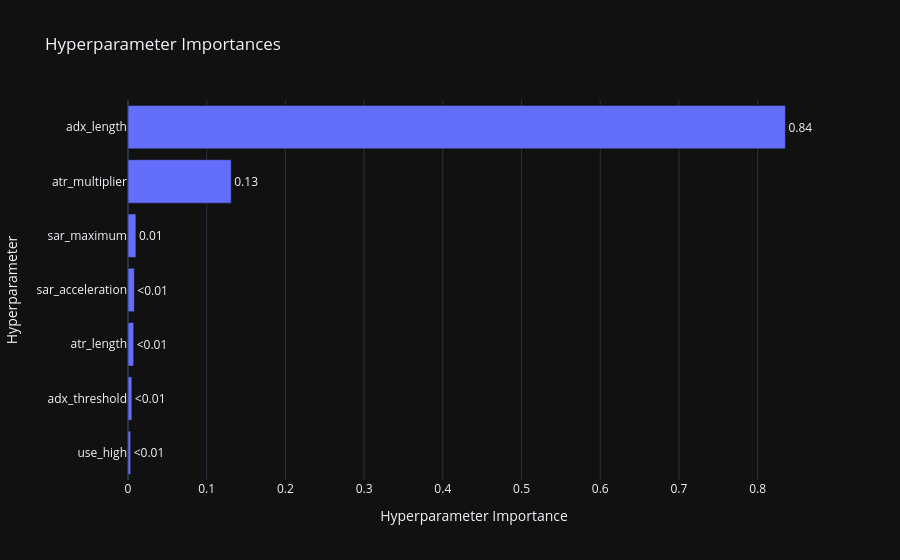
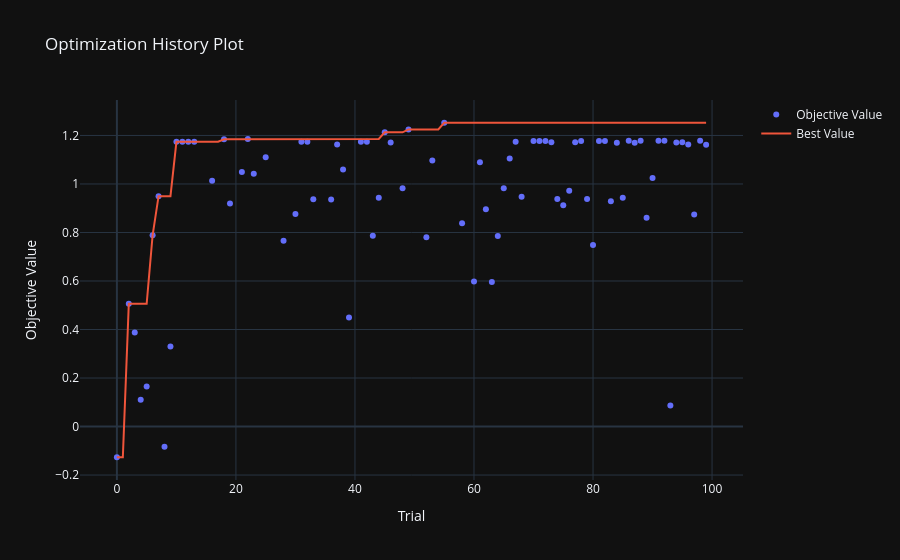
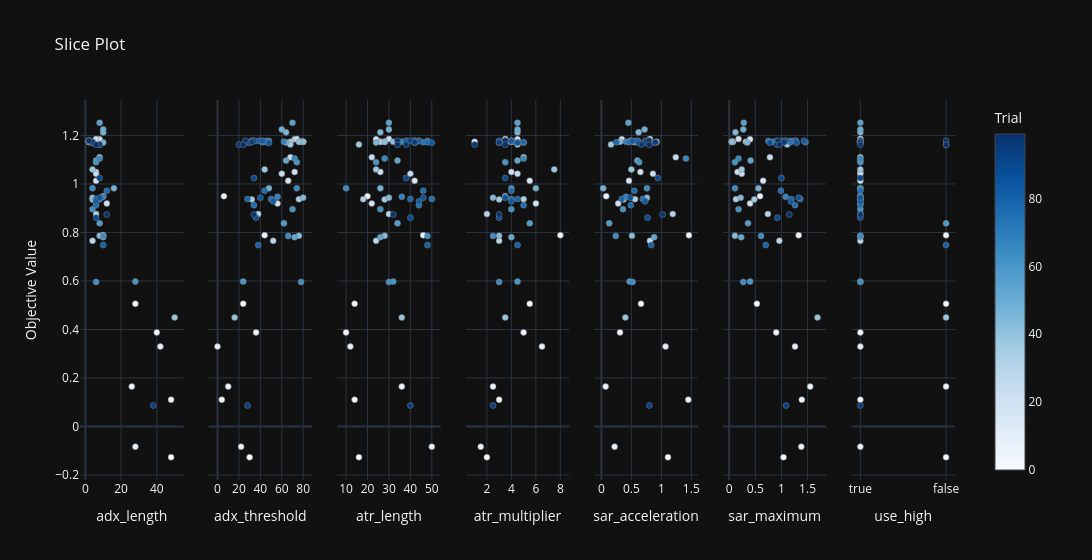

The code cell stored with these charts, in order, in its notebook:
### Code cell
fig_opt = optuna.visualization.plot_param_importances(study_opt)
show(fig_opt)
fig_opt1 = optuna.visualization.plot_optimization_history(study_opt)
show(fig_opt1)
fig_opt2 = optuna.visualization.plot_slice(study_opt)
show(fig_opt2)

g_opt = sns.pairplot(
    trials_summary,
    x_vars=parameters,
    y_vars=performance,
    hue="symbol",

)
for i, y in enumerate(performance):
    for j, x in enumerate(parameters):
        ax = g_opt.axes[i, j]
        for sym, subdf in trials_summary_opt.groupby("symbol"):
            sns.regplot(
                data=subdf,
                x=x,
                y=y,
                scatter=False,
                ci=None,
                ax=ax,
                label=sym,
                line_kws={
                    "linestyle": "--",  # dashed line
                    "alpha": 0.6,  # transparency
                    "lw": 2,  # line width
                },
            )
